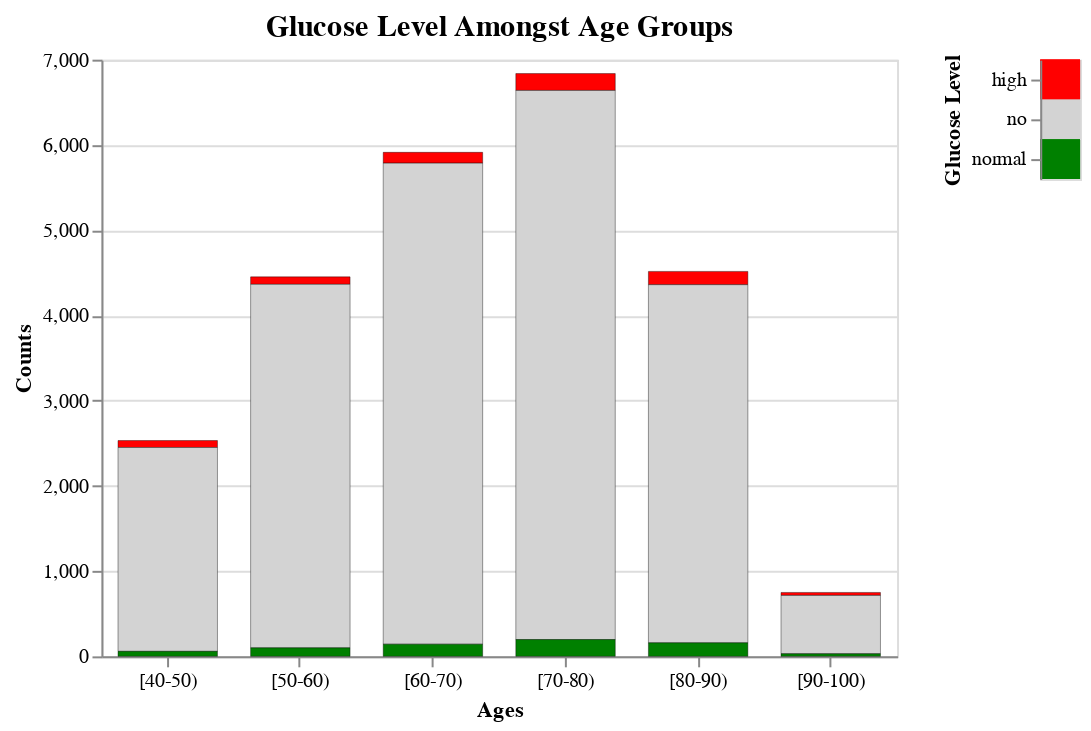

Notebook code for this chart:
### Code cell
selection = alt.selection_point(fields=['glucose_test'])

bar = alt.Chart(stackbar_df).mark_bar(size=50, stroke='black', strokeWidth=0.2).encode(
    x = alt.X('age:O', title='Ages', axis=alt.Axis(labelAngle=0)),
    y = alt.Y('count:Q', title='Counts'),
    color = alt.condition(selection, 
                          alt.Color('glucose_test:N', legend = None, scale=alt.Scale(range=['red', '#d3d3d3', 'green'])), 
                          alt.value('grey')),
    opacity = alt.condition(selection, alt.value(1), alt.value(0.1)),
    tooltip = [
        alt.Tooltip('glucose_test', title='Glucose Test'),
        alt.Tooltip('count', title='Count')]
).properties(title = 'Glucose Level Amongst Age Groups',
             width = 400, 
             height = 300
            ).transform_filter(selection)

legend = alt.Chart(stackbar_df).mark_rect().encode(
    y = alt.Y('glucose_test', title='Glucose Level'),
    color = alt.condition(selection, alt.Color('glucose_test:N').legend(None), alt.value('grey'))
).add_params(
    selection
)

chart = (bar | legend).configure_title(
    font='Times New Roman',
    fontSize=15
).configure_axis(
    labelFont='Times New Roman',
    titleFont='Times New Roman'
).configure_legend(
    labelFont='Times New Roman',
    titleFont='Times New Roman'
)
chart

### Figure 1 — Vega-Lite specification as saved in the notebook (floating-point values rounded to 4 significant figures)
{"config": {"view": {"continuousWidth": 300, "continuousHeight": 300}, "axis": {"labelFont": "Times New Roman", "titleFont": "Times New Roman"}, "legend": {"labelFont": "Times New Roman", "titleFont": "Times New Roman"}, "title": {"font": "Times New Roman", "fontSize": 15}}, "hconcat": [{"mark": {"type": "bar", "size": 50, "stroke": "black", "strokeWidth": 0.2}, "encoding": {"color": {"condition": {"param": "param_1", "field": "glucose_test", "legend": null, "scale": {"range": ["red", "#d3d3d3", "green"]}, "type": "nominal"}, "value": "grey"}, "opacity": {"condition": {"param": "param_1", "value": 1}, "value": 0.1}, "tooltip": [{"field": "glucose_test", "title": "Glucose Test", "type": "nominal"}, {"field": "count", "title": "Count", "type": "quantitative"}], "x": {"axis": {"labelAngle": 0}, "field": "age", "title": "Ages", "type": "ordinal"}, "y": {"field": "count", "title": "Counts", "type": "quantitative"}}, "height": 300, "title": "Glucose Level Amongst Age Groups", "transform": [{"filter": {"param": "param_1"}}], "width": 400}, {"mark": {"type": "rect"}, "encoding": {"color": {"condition": {"param": "param_1", "field": "glucose_test", "legend": null, "type": "nominal"}, "value": "grey"}, "y": {"field": "glucose_test", "title": "Glucose Level", "type": "nominal"}}, "name": "view_1"}], "data": {"name": "data-d9c4c6fabe151d20a28970fab9666287"}, "params": [{"name": "param_1", "select": {"type": "point", "fields": ["glucose_test"]}, "views": ["view_1"]}], "$schema": "https://vega.github.io/schema/vega-lite/v5.20.1.json", "datasets": {"data-d9c4c6fabe151d20a28970fab9666287": [{"age": "[40-50)", "glucose_test": "high", "count": 82}, {"age": "[40-50)", "glucose_test": "no", "count": 2391}, {"age": "[40-50)", "glucose_test": "normal", "count": 59}, {"age": "[50-60)", "glucose_test": "high", "count": 88}, {"age": "[50-60)", "glucose_test": "no", "count": 4264}, {"age": "[50-60)", "glucose_test": "normal", "count": 100}, {"age": "[60-70)", "glucose_test": "high", "count": 127}, {"age": "[60-70)", "glucose_test": "no", "count": 5643}, {"age": "[60-70)", "glucose_test": "normal", "count": 143}, {"age": "[70-80)", "glucose_test": "high", "count": 198}, {"age": "[70-80)", "glucose_test": "no", "count": 6442}, {"age": "[70-80)", "glucose_test": "normal", "count": 197}, {"age": "[80-90)", "glucose_test": "high", "count": 156}, {"age": "[80-90)", "glucose_test": "no", "count": 4201}, {"age": "[80-90)", "glucose_test": "normal", "count": 159}, {"age": "[90-100)", "glucose_test": "high", "count": 35}, {"age": "[90-100)", "glucose_test": "no", "count": 684}, {"age": "[90-100)", "glucose_test": "normal", "count": 31}]}}
